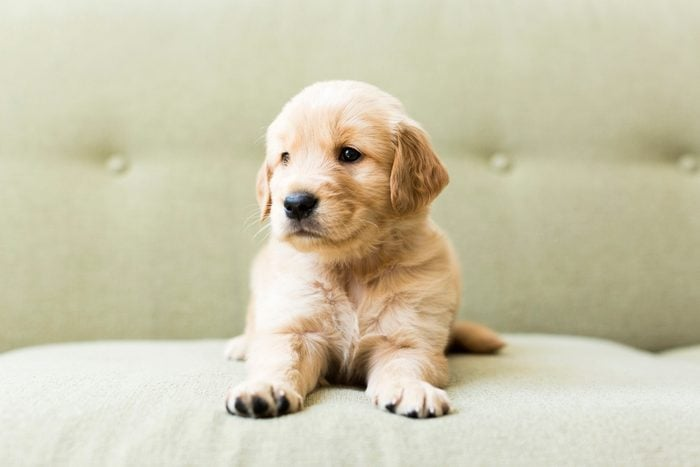
#> input picture Image to Pencil Sketch/Dog.jpg, 700 x 467 px
$ jupyter execute Image_to_Pencil_Sketch.ipynb
#> lines starting #> are read from the running program, lines starting #| are printed output that depends on the picture
# Image to Pencil Sketch

 - To convert an image to a pencil sketch using Python, we use the OpenCV library, which is a powerful computer vision library.
 -  Additionally, we'll use the NumPy library for some image manipulation.

- Here's the step-by-step process to achieve the pencil sketch effect:
    - Read the input image.
    - Convert the image to grayscale.
    - Invert the grayscale image.
    - Apply a Gaussian blur to the inverted image.
    - Blend the grayscale image and the blurred image to - create the pencil sketch effect.

- The only library we need for converting an image into a pencil sketch is an OpenCV library in Python

[cell 1]
import cv2
import matplotlib.pyplot as plt

#### Read the image
  - To display the image we use two commands
    - cv2.imshow() and cv2.waitkey(0) - display the window infinitely until any keypress

 - In OpenCV, cv2.imshow() will not work inside a Jupyter Notebook. Instead, we use plt.imshow() from the matplotlib library. Here's how to do it:

[cell 2]
image = cv2.imread("Dog.jpg")
#> image is the input picture: shape (467, 700, 3); mean B, G, R 172.9, 198.9, 204.2
plt.imshow(cv2.cvtColor(image, cv2.COLOR_BGR2RGB))
plt.title('Original Image')
plt.axis("off")  # Optional: Turn off axis ticks and labels
plt.show()

- image = cv2.imread("Dog.jpg"): This line reads an image file named "Dog.jpg" using the cv2.imread() function from the OpenCV library.

-  The function takes the file path as an argument and returns a NumPy array representing the image. The image is stored in the variable named image.

-  plt.imshow(cv2.cvtColor(image, cv2.COLOR_BGR2RGB)): The plt.imshow() function from the matplotlib.pyplot module is used to display the image. However, before displaying the image, we need to convert the color channels from BGR (Blue, Green, Red) to RGB (Red, Green, Blue) format. OpenCV reads images in BGR format by default, whereas plt.imshow() expects images in RGB format.

- The cv2.cvtColor() function is used for this color conversion. It takes the image and the conversion code cv2.COLOR_BGR2RGB as arguments and returns the RGB version of the image.

- plt.axis("off"): This line turns off the axis ticks and labels in the displayed image. It removes the axis numbering and any gridlines from the plot.

- plt.show(): This line is used to display the image in the Jupyter Notebook. plt.show() is a blocking function, which means it will halt the execution of the code until the image window is closed. The image will be displayed using the matplotlib.pyplot library, which is commonly used for visualizations in Python.

#### Convert the original image to greyscale

- Now after reading the image, we will create a new image by converting the original image to greyscale

[cell 3]
gray_image = cv2.cvtColor(image, cv2.COLOR_BGR2GRAY)
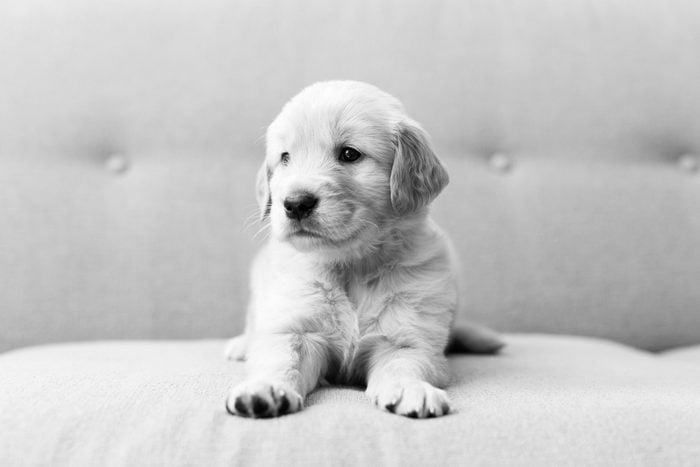
#> gray_image: shape (467, 700); min 0, max 255, mean 197.5
plt.imshow(gray_image, cmap='gray')
plt.title('Grayscale Image')
plt.axis("off")  # Optional: Turn off axis ticks and labels
plt.show()

- Convert to Grayscale: We convert the original image to grayscale using cv2.cvtColor() with the cv2.COLOR_BGR2GRAY conversion code. The resulting grey_image will be a 2D array representing the grayscale image.

- Display the Grayscale Image: We use plt.imshow() to display the grayscale image. Since the image is single-channel (2D), we use the cmap="gray" parameter to display it in grayscale. The plt.axis("off") function is used to turn off the axis ticks and labels.

#### Invert the new grayscale image

[cell 4]
inverted_image = 255 - gray_image
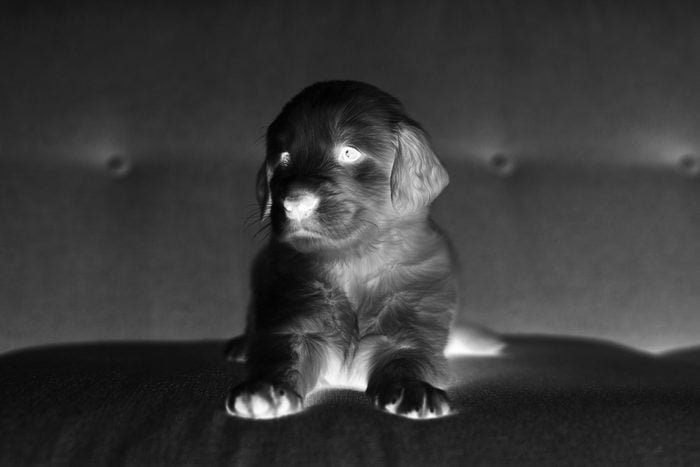
#> inverted_image: shape (467, 700); min 0, max 255, mean 57.5
plt.imshow(inverted_image, cmap="gray")
plt.title('Inverted Image')
plt.axis("off")  # Optional: Turn off axis ticks and labels
plt.show()

- Invert the Grayscale Image: We invert the grayscale image by subtracting its pixel values from 255. This creates a negative version of the grayscale image, where the darkest pixels become the lightest and vice versa.

#### Blur the image by using the Gaussian Function in OpenCV:

- The blurring process helps in achieving a smoother and more visually appealing pencil-like appearance in the final sketch. It serves two primary purposes:
    - 1. Noise Reduction
      - Smoothen out unwanted details, resulting in cleaner and more polished pencil sketch
    - 2. Edge enhancement
      - Enhances the edges and creates a gentle transition between different regions of the sketch, mimicking the soft lines and strokes of a pencil

[cell 5]
blurred = cv2.GaussianBlur(inverted_image, (21, 21), 0)

- cv2.GaussianBlur(inverted_image, (21, 21), 0) applies a Gaussian blur to the inverted grayscale image (inverted_image). The cv2.GaussianBlur() function smoothes the image using a Gaussian kernel. The (21, 21) argument specifies the size of the kernel, and the last argument 0 is the standard deviation of the Gaussian distribution (set to 0 to let the function calculate it automatically).

- With this addition to the code, it will now display both the original image and its corresponding pencil sketch side by side in the Jupyter Notebook output. The pencil sketch effect is achieved by blending the grayscale image with the Gaussian-blurred inverted grayscale image, producing a visually appealing pencil sketch representation of the original image.

#### Invert the blurred image to convert the image into pencil sketch

[cell 6]
inverted_blurred = 255 - blurred
pencil_sketch = cv2.divide(gray_image, inverted_image, scale=256.0)
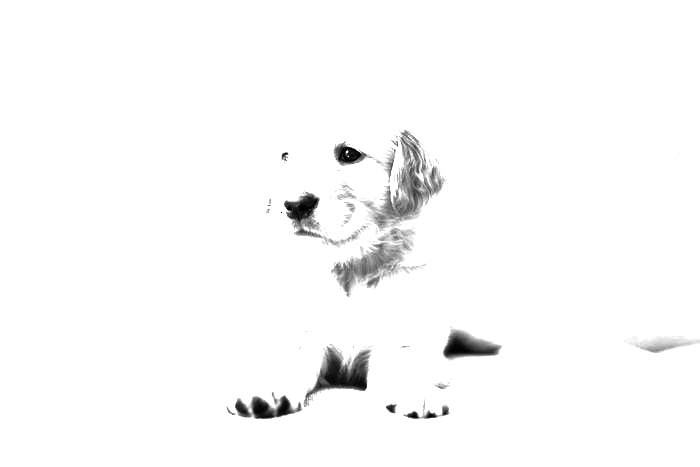
#> pencil_sketch: shape (467, 700); min 0, max 255, mean 249.9
plt.imshow(pencil_sketch, cmap="gray")
plt.title('Pencil Sketch')
plt.axis("off")  # Optional: Turn off axis ticks and labels
plt.show()
